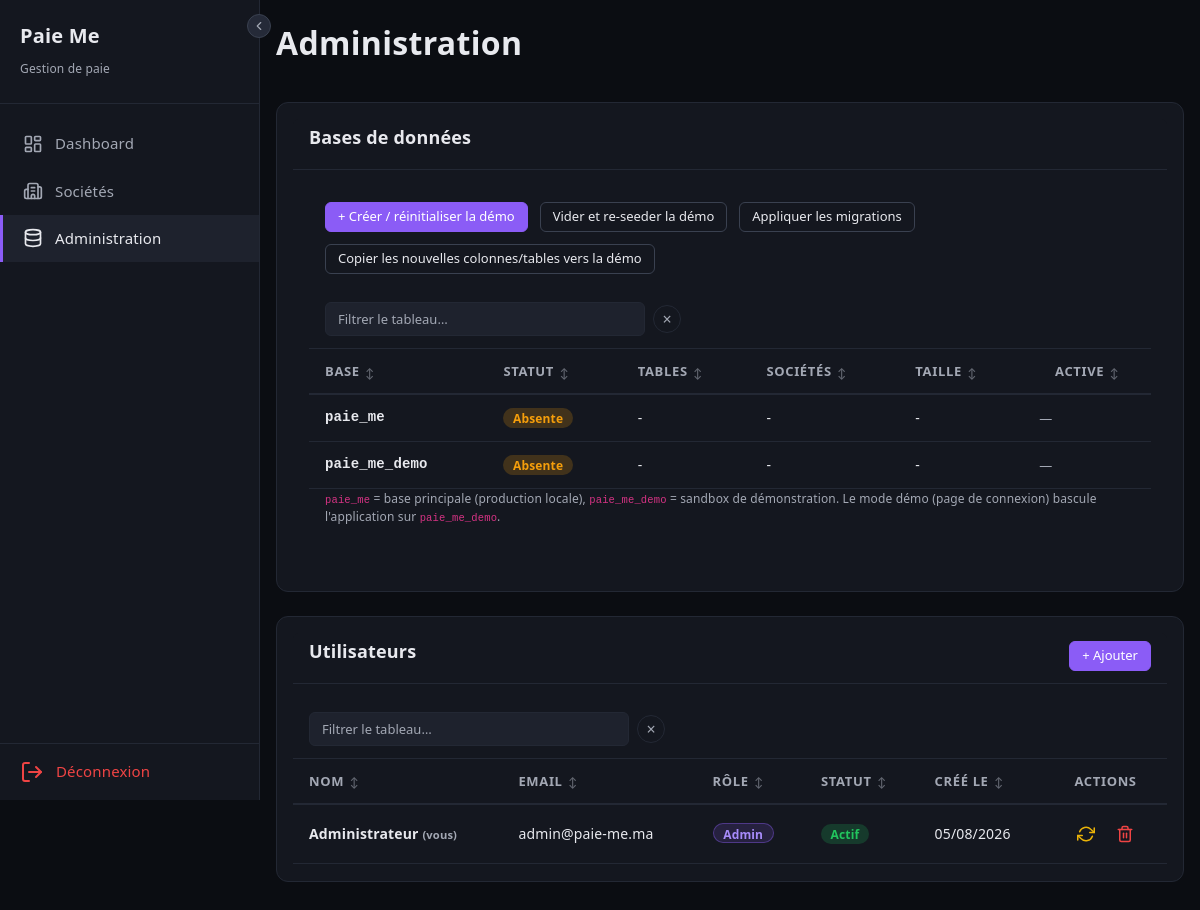
The page /admin (signed in) on the database its author committed.
### tables this page shows
CREATE TABLE IF NOT EXISTS users (
    id          INT UNSIGNED AUTO_INCREMENT PRIMARY KEY,
    nom         VARCHAR(100)    NOT NULL,
    email       VARCHAR(180)    NOT NULL UNIQUE,
    password    VARCHAR(255)    NOT NULL,
    role        ENUM('admin', 'gestionnaire') NOT NULL DEFAULT 'gestionnaire',
    actif       TINYINT(1)      NOT NULL DEFAULT 1,
    created_at  DATETIME        NOT NULL DEFAULT CURRENT_TIMESTAMP,
    updated_at  DATETIME        NOT NULL DEFAULT CURRENT_TIMESTAMP ON UPDATE CURRENT_TIMESTAMP
);

### controllers/AdminController.php (called while the page is built, shortened)
<?php
class AdminController extends Controller
{
    private PDO $db;
    public function __construct()
    {
        $this->db = Model::db();
    }
    public function index(): void
    {
        $this->render('admin/index.php', [
            'title'     => 'Administration',
            'databases' => $this->dbStatus(),
            'users'     => $this->users(),
        ]);
    }
    private function serverPdo(): PDO
    {
        $config = require __DIR__ . '/../config/database.php';
        return new PDO(
            "mysql:host={$config['host']};port={$config['port']};charset={$config['charset']}",
            $config['username'],
            $config['password'],
            [PDO::ATTR_ERRMODE => PDO::ERRMODE_EXCEPTION]
        );
    }
    private function dbStatus(): array
    {
        $config = require __DIR__ . '/../config/database.php';
        $server = $this->serverPdo();
        $demo = Model::demoDbName();
        $currentDemo = Session::get('demo_mode') ? true : false;
        $out = [];
        foreach ([$config['dbname'], $demo] as $dbname) {
            $exists = (int) $server->query(
                "SELECT COUNT(*) FROM information_schema.SCHEMATA WHERE SCHEMA_NAME = " . $server->quote($dbname)
            )->fetchColumn() > 0;
            $nbTables = '-';
            $nbSocietes = '-';
            $size = '-';
            $out[] = [
                'name'        => $dbname,
                'exists'      => $exists,
                'nb_tables'   => $nbTables,
                'nb_societes' => $nbSocietes,
                'size'        => $size,
                'current'     => $exists && (($dbname === $demo) === $currentDemo),
            ];
        }
        return $out;
    }
    private function users(): array
    {
        return $this->db->query(
            "SELECT id, nom, email, role, actif, created_at FROM users ORDER BY id"
        )->fetchAll();
    }
    protected function render(string $view, array $data = []): void
    {
        extract($data);
        require __DIR__ . '/../views/' . $view;
        require __DIR__ . '/../views/layout.php';
    }
}

### index.php (called while the page is built, shortened)
<?php
$method = $_SERVER['REQUEST_METHOD'];
$uri    = $_SERVER['REQUEST_URI'];
Router::dispatch($method, $uri);

### Core/Session.php (called while the page is built, shortened)
<?php
class Session
{
    public static function get(string $key, mixed $default = null): mixed
    {
        return $_SESSION[$key] ?? $default;
    }
}

### views/admin/index.php (the view, shortened to what this page needs)
<div class="card">
    <div class="card-header">
        <h3>Bases de données</h3>
    </div>
    <div class="card-body">
        <div style="display:flex; flex-wrap:wrap; gap:0.75rem; padding:0 1rem 1rem;">
            <form method="post" action="/paie-me/admin" class="inline-form" onsubmit="return confirm('Créer / réinitialiser la base démo (paie_me_demo) ?')">
                <button type="submit" class="btn btn-primary btn-sm">+ Créer / réinitialiser la démo</button>
            </form>
            <form method="post" action="/paie-me/admin" class="inline-form" onsubmit="return confirm('Vider et re-seeder la base démo ? Cette action efface toutes les données démo.')">
                <button type="submit" class="btn btn-secondary btn-sm">Vider et re-seeder la démo</button>
            </form>
            <form method="post" action="/paie-me/admin" class="inline-form" onsubmit="return confirm('Appliquer les migrations sur paie_me et paie_me_demo ?')">
                <button type="submit" class="btn btn-secondary btn-sm">Appliquer les migrations</button>
            </form>
            <form method="post" action="/paie-me/admin" class="inline-form" onsubmit="return confirm('Copier les nouvelles tables, colonnes et index de paie_me vers paie_me_demo ?')">
                <button type="submit" class="btn btn-secondary btn-sm">Copier les nouvelles colonnes/tables vers la démo</button>
            </form>
        </div>
        <div class="table-wrapper">
            <table>
                <thead>
                    <tr>
                        <th>Base</th>
                        <th>Statut</th>
                        <th>Tables</th>
                        <th>Sociétés</th>
                        <th>Taille</th>
                        <th>Active</th>
                    </tr>
                </thead>
                <tbody>
                    <?php foreach ($databases as $db): ?>
                    <tr>
                        <td style="font-weight:600; font-family:Consolas,monospace;"><?= htmlspecialchars($db['name']) ?></td>
                        <td>
                            <?php if ($db['exists']): ?>
                                <span class="badge badge-success">Existe</span>
                            <?php else: ?>
                                <span class="badge badge-warning">Absente</span>
                            <?php endif; ?>
                        </td>
                        <td><?= $db['nb_tables'] ?></td>
                        <td><?= $db['nb_societes'] ?></td>
                        <td><?= $db['size'] ?></td>
                        <td>
                            <?php if ($db['current']): ?>
                                <span class="badge badge-info" style="background:rgba(139,92,246,0.15); color:#a78bfa; border:1px solid rgba(139,92,246,0.4);">En cours</span>
                            <?php else: ?>
                                <span style="color:var(--text-muted); font-size:0.8125rem;">—</span>
                            <?php endif; ?>
                        </td>
                    </tr>
                    <?php endforeach; ?>
                </tbody>
            </table>
        </div>
        <p style="padding:0 1rem 1rem; color:var(--text-muted); font-size:0.75rem;">
            <code>paie_me</code> = base principale (production locale), <code>paie_me_demo</code> = sandbox de démonstration.
            Le mode démo (page de connexion) bascule l'application sur <code>paie_me_demo</code>.
        </p>
    </div>
</div>
<div class="card" style="margin-top:1.25rem;">
    <div class="card-header">
        <h3>Utilisateurs</h3>
        <button type="button" class="btn btn-primary btn-sm" data-bs-toggle="modal" data-bs-target="#ajoutUtilisateur">+ Ajouter</button>
    </div>
    <div class="table-wrapper">
        <table>
            <thead>
                <tr>
                    <th>Nom</th>
                    <th>Email</th>
                    <th>Rôle</th>
                    <th>Statut</th>
                    <th>Créé le</th>
                    <th>Actions</th>
                </tr>
            </thead>
            <tbody>
                <?php foreach ($users as $u): ?>
                <tr>
                    <td style="font-weight:600;">
                        <?= htmlspecialchars($u['nom']) ?>
                        <?php if ((int)$u['id'] === (int)\Core\Session::get('user_id')): ?>
                            <span style="color:var(--text-muted); font-size:0.7rem;">(vous)</span>
                        <?php endif; ?>
                    </td>
                    <td><?= htmlspecialchars($u['email']) ?></td>
                    <td>
                        <?php if ($u['role'] === 'admin'): ?>
                            <span class="badge badge-info" style="background:rgba(139,92,246,0.15); color:#a78bfa; border:1px solid rgba(139,92,246,0.4);">Admin</span>
                        <?php else: ?>
                            <span class="badge" style="background:var(--bg-elevated); color:var(--text); border:1px solid var(--border-strong);">Gestionnaire</span>
                        <?php endif; ?>
                    </td>
                    <td>
                        <?php if ($u['actif']): ?>
                            <span class="badge badge-success">Actif</span>
                        <?php else: ?>
                            <span class="badge badge-danger">Désactivé</span>
                        <?php endif; ?>
                    </td>
                    <td><?= date('d/m/Y', strtotime($u['created_at'])) ?></td>
                    <td>
                        <div class="table-actions">
                            <form method="post" action="/paie-me/admin" class="inline-form">
                                <button type="submit" class="btn-icon btn-edit" title="<?= $u['actif'] ? 'Désactiver' : 'Activer' ?>">
                                    <svg width="18" height="18" viewBox="0 0 24 24" fill="none" stroke="currentColor" stroke-width="2" stroke-linecap="round" stroke-linejoin="round"><polyline points="23 4 23 10 17 10"/><polyline points="1 20 1 14 7 14"/><path d="M3.51 9a9 9 0 0 1 14.85-3.36L23 10M1 14l4.64 4.36A9 9 0 0 0 20.49 15"/></svg>
                                </button>
                            </form>
                            <form method="post" action="/paie-me/admin" class="inline-form" onsubmit="return confirm('Supprimer cet utilisateur ?')">
                                <button type="submit" class="btn-icon btn-delete" title="Supprimer">
                                </button>
                            </form>
                        </div>
                    </td>
                </tr>
                <?php endforeach; ?>
            </tbody>
        </table>
    </div>
</div>

### Core/Router.php (shortened to what this page needs)
<?php
class Router
{
    private static array $routes = [];
    public static function get(string $uri, array $action): void
    {
        self::$routes['GET'][] = ['uri' => $uri, 'action' => $action];
    }
    public static function post(string $uri, array $action): void
    {
        self::$routes['POST'][] = ['uri' => $uri, 'action' => $action];
    }
    public static function dispatch(string $method, string $uri): void
    {
        $uri = parse_url($uri, PHP_URL_PATH);
        $uri = preg_replace('#^/paie-me#', '', $uri);
        $uri = trim($uri, '/');
        foreach (self::$routes[$method] ?? [] as $route) {
            $pattern = preg_replace('/\{(\w+)\}/', '(?P<$1>[^/]+)', $route['uri']);
            $pattern = '#^' . trim($pattern, '/') . '$#';
            if (preg_match($pattern, $uri, $matches)) {
                [$controller, $methodName] = $route['action'];
                $params = array_filter($matches, 'is_string', ARRAY_FILTER_USE_KEY);
                $instance = new $controller();
                call_user_func_array([$instance, $methodName], $params);
                return;
            }
        }
    }
}

### assets/css/style.css (style rules this page uses)
:root { --bg-primary: #0b0d12; --bg-surface: #14171f; --bg-hover: #1e222d; --bg-elevated: #252a38; --accent: #8b5cf6; --accent-hover: #a78bfa; --accent-60: rgba(139,92,246,0.18); --accent-70: rgba(139,92,246,0.30); --text: #e8e9ee; --text-muted: #a3a8b4; --secondary: #6B7280; --tertiary: #A78BFA; --border: #232834; --border-strong: #3a4150; --danger: #ef4444; --success: #22c55e; --warning: #f59e0b; --on-primary: #0b0d12; --on-accent: #ffffff; color-scheme: dark !important; }
* { margin: 0; padding: 0; box-sizing: border-box; color-scheme: dark !important; }
body { font-family: system-ui, -apple-system, 'Segoe UI', sans-serif; background: var(--bg-primary); color: var(--text); min-height: 100vh; font-weight: 400; font-size: 0.9375rem; line-height: 1.55; letter-spacing: 0.01em; }
h1, h2, h3, h4, h5, h6 { font-weight: 800; letter-spacing: 0.01em; }
.btn { display: inline-flex; align-items: center; gap: 0.5rem; padding: 0.5rem 1rem; border: none; border-radius: 6px; font-size: 0.875rem; font-weight: 500; cursor: pointer; transition: all 0.2s; text-decoration: none; height: 36px; }
.btn-primary { background: var(--accent); color: #fff; border: 1px solid var(--accent); }
.btn-secondary { background: var(--bg-surface); color: var(--text); border: 1px solid var(--border-strong); }
.btn-sm { padding: 0.375rem 0.75rem; font-size: 0.8125rem; height: 30px; }
.btn-icon { display: inline-flex; align-items: center; justify-content: center; padding: 0.35rem; background: transparent; color: var(--text-muted); border: none; border-radius: 5px; cursor: pointer; transition: all 0.2s; line-height: 1; width: 34px; height: 34px; text-decoration: none; }
.btn-icon.btn-edit { color: #eab308; }
.btn-icon.btn-delete { color: #ef4444; }
.card { background: var(--bg-surface); border: 1px solid var(--border); border-radius: 12px; padding: 1rem; margin-bottom: 1.5rem; color: var(--text); }
.card-header { display: flex; justify-content: space-between; align-items: center; margin-bottom: 1rem; padding-bottom: 0.75rem; border-bottom: 1px solid var(--border); }
.card-header h3 { font-size: 1.125rem; font-weight: 800; }
.table-wrapper { overflow-x: auto; padding-bottom: 1px; }
table { width: 100%; border-collapse: collapse; background: var(--bg-surface); }
table thead th { text-align: left; padding: 0.75rem 1rem; font-size: 0.8125rem; font-weight: 600; color: var(--text-muted); text-transform: uppercase; letter-spacing: 0.05em; border-bottom: 2px solid var(--border); }
table thead th:last-child { text-align: center; }
table tbody td { padding: 0.75rem 1rem; border-bottom: 1px solid var(--border); font-size: 0.875rem; color: var(--text); white-space: nowrap; }
.table-actions { display: flex; align-items: center; justify-content: center; gap: 0.35rem; white-space: nowrap; }
.badge { display: inline-block; padding: 0.2rem 0.6rem; border-radius: 9999px; font-size: 0.75rem; font-weight: 600; height: 20px; line-height: 1.4; }
.badge-success { background: rgba(34, 197, 94, 0.2); color: var(--success); }
.badge-info { background: rgba(217, 70, 239, 0.2); color: #d946ef; }
.badge-warning { background: rgba(245, 158, 11, 0.2); color: var(--warning); }
.inline-form { display: inline; margin: 0; padding: 0; }
.inline-form button { cursor: pointer; }
table thead th.sortable { cursor: pointer; user-select: none; white-space: nowrap; }

### rows shown on the page
users: nom "Administrateur", shows "(vous)", email "admin@paie-me.ma", role "Admin", actif "Actif", created_at "05/08/2026"

### other values the page prints
$db['name'] "paie_me"
$db['nb_tables'] "-"
$db['nb_societes'] "-"
$db['size'] "-"
$db['name'] "paie_me_demo"
